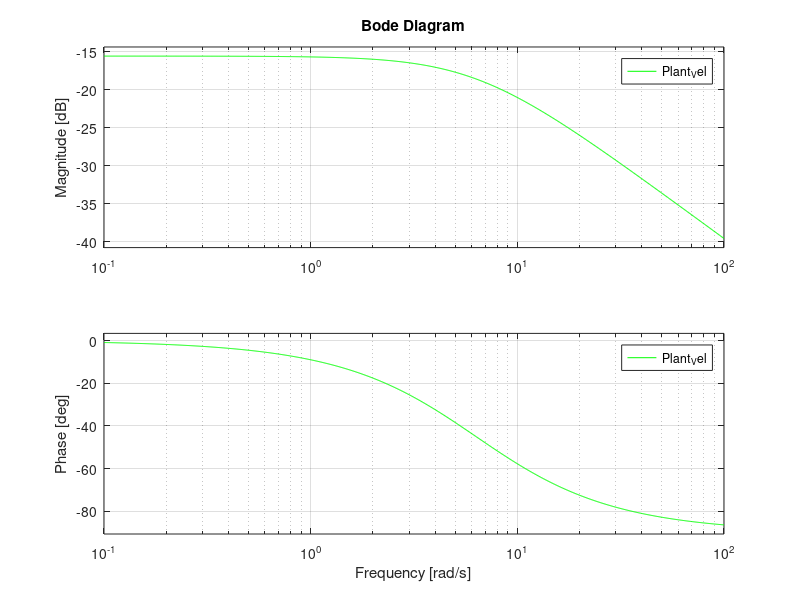

The MATLAB source for this figure: (Note: this script raises an error after producing the figure.)
%% Instructions
% In order to run this script, please start with 'andbot1dot2_MIMO_modeling.m'

%% plant_Vel (after friction compensation + time delay)

num_Vel = [0 1.054];
den_Vel = [1 6.313];
Plant_Vel = tf(num_Vel,den_Vel);
figure(1);
subplot(2,2,1)
bode(Plant_Vel,'g');grid on;
hold on;

open_loop_Plantdelay_Vel = series(Plant_Vel,time_delay_tf);
%% differential equation (velocity measurement)

Diff_n1_Vel = tf([0 1],[1 0]);
Diff_n2_Vel = tf([0 1],[1,0],'InputDelay',Tsample);
Diff_Vel = 1/Tsample*(Diff_n1_Vel - Diff_n2_Vel);

open_loop_PlantDiff_Vel = series(open_loop_Plantdelay_Vel,Diff_Vel);
%subplot(2,2,3);
bode(open_loop_PlantDiff_Vel,'b'); grid on;
%set(gcf,'currentaxes',open_loop_PlantDiff_Vel);
hold on;

%% velocity loop PI controller
Kp_Vel = 14.9624;%13.1826;
Ki_Vel = 21.3962;%9.43%21.3962;%32.4291;
iTerm_Umax_Vel = 22;
iTerm_Umin_Vel= -22;
PI_controller_Vel = tf([Kp_Vel Ki_Vel],[1 0]);

%% Plant_Vel + diff_Vel + controller
open_loop_PlantDiff_VelController = series(open_loop_PlantDiff_Vel,PI_controller_Vel)
subplot(2,2,3);
bode(open_loop_PlantDiff_VelController,'r');%open_loop_PlantDiff_Vel,'b');
grid on;
%set(gcf,'currentaxes',open_loop_PlantDiff_VelController);
hold on;

stabilities_vel = allmargin(open_loop_PlantDiff_VelController)
mag_atBWFreq_Vel = db(evalfr(open_loop_PlantDiff_VelController,1*0.1j) * 2^(-0.5)) % mag at BW freq: DC gain * 0.707
%gain_when_bandwidthFreq = 20*(log((num_Vel(2) * Ki_Vel / den_Vel(2) / (0.1) *2^(-0.5)))) % (unit:dB)
% freqresp(open_loop_PlantDiff_VelController,gain_when)
[mag_Vel,phase_Vel,wout_Vel] = bode(open_loop_PlantDiff_VelController);
mag_Vel = 20*log10(mag_Vel); % transmute to dB value
ind_Vel = find(mag_Vel > mag_atBWFreq_Vel - 1 & mag_Vel < mag_atBWFreq_Vel + 1);
bandwidth_Vel = wout_Vel(ind_Vel)

%% Plant_Vel + diff_Vel + controller + FeedForward

num_ff_Vel = [0 6.313];
den_ff_Vel = [0 1.054];

%% Bode plotting
num_range_vel = [0.6438 1.054 1.169 2.152];
den_range_vel = [4.957 6.264 6.32 8.309];

for i = 1:4
    bode((tf([0 num_range_vel(i)],[1 den_range_vel(i)])* time_delay_tf * Diff_Vel * PI_controller_Vel))
    hold on;
end